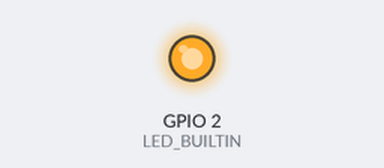
Recording of a sketch running on a simulated ESP8266 (NodeMCU). Shown: output pins drawn as LEDs (lit = HIGH, except the on-board LED, lit = LOW). WiFi joins after 1.5 s; servers stay silent unless stated; uploads are accepted with an empty reply; what the sketch prints to the serial monitor is not drawn.

Above: at 1.0 s.
Timing chart, 0 to 6.8 s (numbered marks = the images above):
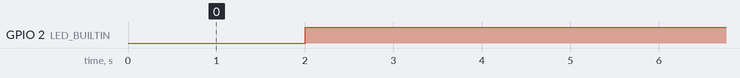

The sketch:

BasicHttpClient.ino
```cpp
/**
 * BasicHTTPClient.ino
 *
 *  Created on: 24.05.2015
 *
 */

#include <Arduino.h>

#include <ESP8266WiFi.h>
#include <ESP8266WiFiMulti.h>

#include <ESP8266HTTPClient.h>

#define USE_SERIAL Serial

ESP8266WiFiMulti WiFiMulti;

void setup() {
    pinMode(LED_BUILTIN, OUTPUT);
    USE_SERIAL.begin(115200);
   // USE_SERIAL.setDebugOutput(true);

    WiFiMulti.addAP("GUEST");
    WiFiMulti.addAP("Mario AP","holacrayola");
    WiFiMulti.addAP("TP-LINK_7E44","48010788");
}

void loop() {
    // wait for WiFi connection
    if((WiFiMulti.run() == WL_CONNECTED)) {

        HTTPClient http;

        USE_SERIAL.print("[HTTP] begin...\n");
        http.begin("http://173.255.221.68:2500/wc-set?bathroom=men"); //HTTP

        USE_SERIAL.print("[HTTP] GET...\n");
        // start connection and send HTTP header
        int httpCode = http.GET();

        // httpCode will be negative on error
        if(httpCode > 0) {
            // HTTP header has been send and Server response header has been handled
            USE_SERIAL.printf("[HTTP] GET... code: %d\n", httpCode);

            // file found at server
            if(httpCode == HTTP_CODE_OK) {
                String payload = http.getString();
                USE_SERIAL.println(payload);
                digitalWrite(LED_BUILTIN, LOW);
                delay(300);
            }
        } else {
            USE_SERIAL.printf("[HTTP] GET... failed, error: %s\n", http.errorToString(httpCode).c_str());
        }
        http.end();
    }
    digitalWrite(LED_BUILTIN, HIGH);
    delay(4700);
}
```

Measured:
- by itself, GPIO 2 (LED_BUILTIN): alternates HIGH for 4.9 s and LOW for 0.30 s
